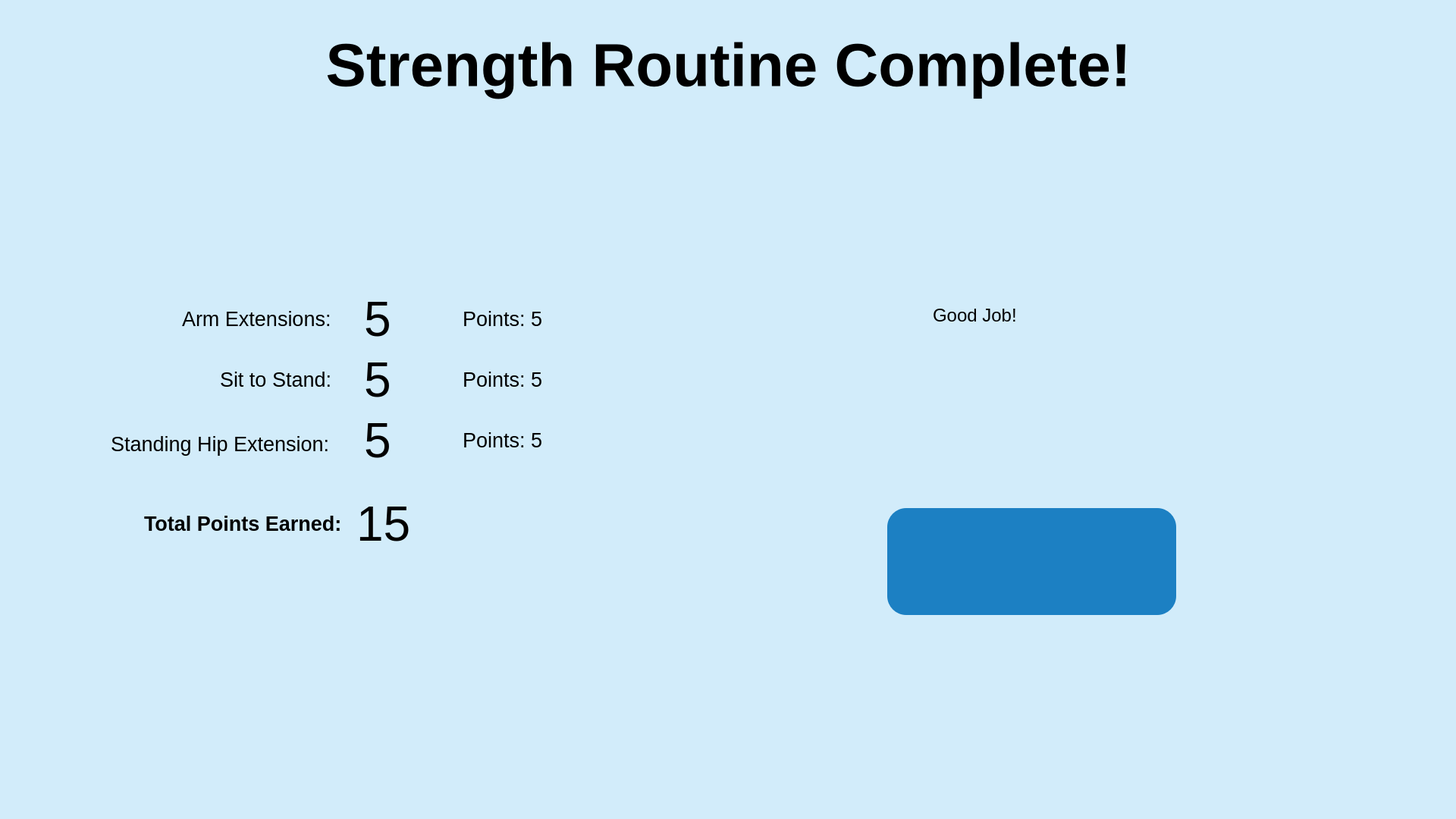
<?xml version="1.0" encoding="UTF-8"?>
<ui version="4.0">
 <class>StrengthCompleteWindow</class>
 <widget class="QMainWindow" name="StrengthCompleteWindow">
  <property name="geometry">
   <rect>
    <x>0</x>
    <y>0</y>
    <width>1920</width>
    <height>1080</height>
   </rect>
  </property>
  <property name="contextMenuPolicy">
   <enum>Qt::NoContextMenu</enum>
  </property>
  <property name="windowTitle">
   <string>RoutineSelectWindow</string>
  </property>
  <property name="layoutDirection">
   <enum>Qt::LeftToRight</enum>
  </property>
  <property name="autoFillBackground">
   <bool>false</bool>
  </property>
  <property name="styleSheet">
   <string notr="true">background-color: #D2ECFA;border: none</string>
  </property>
  <property name="toolButtonStyle">
   <enum>Qt::ToolButtonTextUnderIcon</enum>
  </property>
  <widget class="QWidget" name="centralWidget">
   <widget class="QLabel" name="SpeechBubble">
    <property name="geometry">
     <rect>
      <x>1170</x>
      <y>370</y>
      <width>261</width>
      <height>91</height>
     </rect>
    </property>
    <property name="text">
     <string/>
    </property>
    <property name="pixmap">
     <pixmap>bubble4.png</pixmap>
    </property>
    <property name="scaledContents">
     <bool>true</bool>
    </property>
    <property name="wordWrap">
     <bool>false</bool>
    </property>
   </widget>
   <widget class="QPushButton" name="btnBack">
    <property name="geometry">
     <rect>
      <x>1170</x>
      <y>670</y>
      <width>381</width>
      <height>141</height>
     </rect>
    </property>
    <property name="styleSheet">
     <string notr="true">background: #1C80C3; border-radius:25px;</string>
    </property>
    <property name="text">
     <string/>
    </property>
    <property name="icon">
     <iconset>
      <normaloff>back white.png</normaloff>back white.png</iconset>
    </property>
    <property name="iconSize">
     <size>
      <width>80</width>
      <height>80</height>
     </size>
    </property>
   </widget>
   <widget class="QLabel" name="MascotQuote">
    <property name="geometry">
     <rect>
      <x>1230</x>
      <y>380</y>
      <width>131</width>
      <height>71</height>
     </rect>
    </property>
    <property name="font">
     <font>
      <pointsize>18</pointsize>
     </font>
    </property>
    <property name="styleSheet">
     <string notr="true">background-color: transparent</string>
    </property>
    <property name="text">
     <string>Good Job!</string>
    </property>
   </widget>
   <widget class="QLabel" name="Mascot">
    <property name="geometry">
     <rect>
      <x>1340</x>
      <y>200</y>
      <width>331</width>
      <height>301</height>
     </rect>
    </property>
    <property name="text">
     <string/>
    </property>
    <property name="pixmap">
     <pixmap>mascot (6).png</pixmap>
    </property>
    <property name="scaledContents">
     <bool>true</bool>
    </property>
   </widget>
   <widget class="QLabel" name="Title">
    <property name="geometry">
     <rect>
      <x>10</x>
      <y>30</y>
      <width>1901</width>
      <height>111</height>
     </rect>
    </property>
    <property name="font">
     <font>
      <pointsize>60</pointsize>
      <weight>75</weight>
      <bold>true</bold>
     </font>
    </property>
    <property name="styleSheet">
     <string notr="true">background-color: transparent</string>
    </property>
    <property name="text">
     <string>Strength Routine Complete!</string>
    </property>
    <property name="alignment">
     <set>Qt::AlignCenter</set>
    </property>
   </widget>
   <widget class="QLabel" name="labelmain_2">
    <property name="geometry">
     <rect>
      <x>290</x>
      <y>470</y>
      <width>181</width>
      <height>61</height>
     </rect>
    </property>
    <property name="font">
     <font>
      <pointsize>20</pointsize>
     </font>
    </property>
    <property name="text">
     <string>Sit to Stand:</string>
    </property>
   </widget>
   <widget class="QLabel" name="labelmain_1">
    <property name="geometry">
     <rect>
      <x>240</x>
      <y>390</y>
      <width>241</width>
      <height>61</height>
     </rect>
    </property>
    <property name="font">
     <font>
      <pointsize>20</pointsize>
     </font>
    </property>
    <property name="text">
     <string>Arm Extensions:</string>
    </property>
   </widget>
   <widget class="QLabel" name="labelmain_3">
    <property name="geometry">
     <rect>
      <x>146</x>
      <y>540</y>
      <width>321</width>
      <height>91</height>
     </rect>
    </property>
    <property name="font">
     <font>
      <pointsize>20</pointsize>
     </font>
    </property>
    <property name="text">
     <string>Standing Hip Extension:</string>
    </property>
    <property name="wordWrap">
     <bool>true</bool>
    </property>
   </widget>
   <widget class="QLabel" name="labelbest_1">
    <property name="geometry">
     <rect>
      <x>610</x>
      <y>390</y>
      <width>161</width>
      <height>61</height>
     </rect>
    </property>
    <property name="font">
     <font>
      <pointsize>20</pointsize>
     </font>
    </property>
    <property name="text">
     <string>Points: 5</string>
    </property>
   </widget>
   <widget class="QLabel" name="labelbest_2">
    <property name="geometry">
     <rect>
      <x>610</x>
      <y>470</y>
      <width>161</width>
      <height>61</height>
     </rect>
    </property>
    <property name="font">
     <font>
      <pointsize>20</pointsize>
     </font>
    </property>
    <property name="text">
     <string>Points: 5</string>
    </property>
   </widget>
   <widget class="QLabel" name="labelbest_3">
    <property name="geometry">
     <rect>
      <x>610</x>
      <y>550</y>
      <width>161</width>
      <height>61</height>
     </rect>
    </property>
    <property name="font">
     <font>
      <pointsize>20</pointsize>
     </font>
    </property>
    <property name="text">
     <string>Points: 5</string>
    </property>
   </widget>
   <widget class="QLabel" name="score_1">
    <property name="geometry">
     <rect>
      <x>480</x>
      <y>370</y>
      <width>111</width>
      <height>101</height>
     </rect>
    </property>
    <property name="font">
     <font>
      <pointsize>48</pointsize>
     </font>
    </property>
    <property name="text">
     <string>5</string>
    </property>
   </widget>
   <widget class="QLabel" name="score_2">
    <property name="geometry">
     <rect>
      <x>480</x>
      <y>450</y>
      <width>111</width>
      <height>101</height>
     </rect>
    </property>
    <property name="font">
     <font>
      <pointsize>48</pointsize>
     </font>
    </property>
    <property name="text">
     <string>5</string>
    </property>
   </widget>
   <widget class="QLabel" name="score_3">
    <property name="geometry">
     <rect>
      <x>480</x>
      <y>530</y>
      <width>111</width>
      <height>101</height>
     </rect>
    </property>
    <property name="font">
     <font>
      <pointsize>48</pointsize>
     </font>
    </property>
    <property name="text">
     <string>5</string>
    </property>
   </widget>
   <widget class="QLabel" name="TotalPoints">
    <property name="geometry">
     <rect>
      <x>190</x>
      <y>660</y>
      <width>341</width>
      <height>61</height>
     </rect>
    </property>
    <property name="font">
     <font>
      <pointsize>20</pointsize>
      <weight>75</weight>
      <bold>true</bold>
     </font>
    </property>
    <property name="text">
     <string>Total Points Earned:</string>
    </property>
   </widget>
   <widget class="QLabel" name="score_4">
    <property name="geometry">
     <rect>
      <x>470</x>
      <y>640</y>
      <width>111</width>
      <height>101</height>
     </rect>
    </property>
    <property name="font">
     <font>
      <pointsize>48</pointsize>
     </font>
    </property>
    <property name="text">
     <string>15</string>
    </property>
   </widget>
   <zorder>Mascot</zorder>
   <zorder>btnBack</zorder>
   <zorder>SpeechBubble</zorder>
   <zorder>MascotQuote</zorder>
   <zorder>Title</zorder>
   <zorder>labelmain_2</zorder>
   <zorder>labelmain_1</zorder>
   <zorder>labelmain_3</zorder>
   <zorder>labelbest_1</zorder>
   <zorder>labelbest_2</zorder>
   <zorder>labelbest_3</zorder>
   <zorder>score_1</zorder>
   <zorder>score_2</zorder>
   <zorder>score_3</zorder>
   <zorder>TotalPoints</zorder>
   <zorder>score_4</zorder>
  </widget>
 </widget>
 <layoutdefault spacing="6" margin="11"/>
 <resources/>
 <connections/>
</ui>
